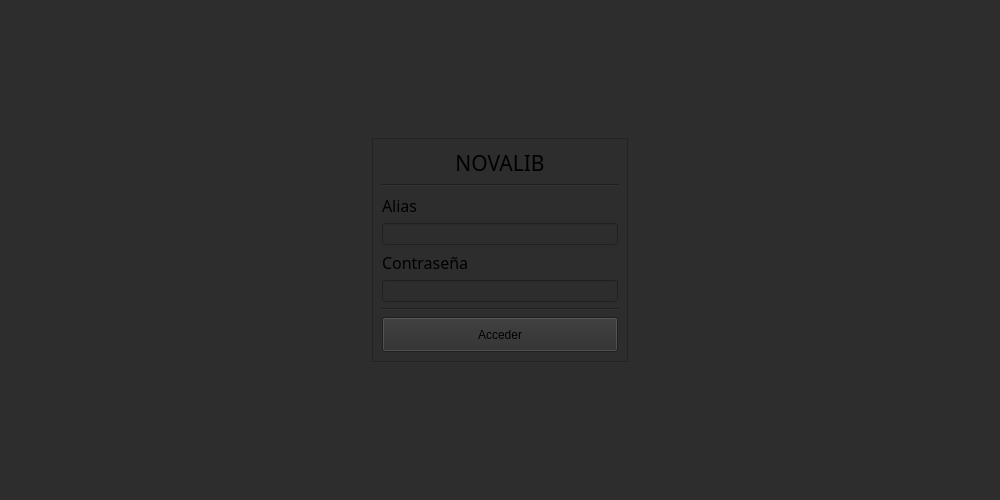
<?xml version="1.0" encoding="UTF-8"?>
<ui version="4.0">
 <class>MainWindow</class>
 <widget class="QMainWindow" name="MainWindow">
  <property name="geometry">
   <rect>
    <x>0</x>
    <y>0</y>
    <width>1000</width>
    <height>500</height>
   </rect>
  </property>
  <property name="minimumSize">
   <size>
    <width>1000</width>
    <height>500</height>
   </size>
  </property>
  <property name="windowTitle">
   <string>Novalib</string>
  </property>
  <property name="styleSheet">
   <string notr="true">background-color: rgb(45, 45, 45);</string>
  </property>
  <widget class="QWidget" name="centralwidget">
   <layout class="QVBoxLayout" name="verticalLayout">
    <item>
     <widget class="QStackedWidget" name="maincontainer_stackedwidget">
      <property name="sizePolicy">
       <sizepolicy hsizetype="Preferred" vsizetype="Preferred">
        <horstretch>0</horstretch>
        <verstretch>0</verstretch>
       </sizepolicy>
      </property>
      <property name="styleSheet">
       <string notr="true">QStackedWidget {
	border: solid 0px;
}</string>
      </property>
      <property name="frameShape">
       <enum>QFrame::StyledPanel</enum>
      </property>
      <property name="frameShadow">
       <enum>QFrame::Raised</enum>
      </property>
      <property name="currentIndex">
       <number>0</number>
      </property>
      <widget class="QWidget" name="login_page">
       <layout class="QHBoxLayout" name="horizontalLayout_3">
        <item>
         <widget class="QFrame" name="login_container">
          <property name="sizePolicy">
           <sizepolicy hsizetype="Preferred" vsizetype="Preferred">
            <horstretch>0</horstretch>
            <verstretch>0</verstretch>
           </sizepolicy>
          </property>
          <property name="maximumSize">
           <size>
            <width>256</width>
            <height>224</height>
           </size>
          </property>
          <property name="frameShape">
           <enum>QFrame::StyledPanel</enum>
          </property>
          <property name="frameShadow">
           <enum>QFrame::Raised</enum>
          </property>
          <layout class="QVBoxLayout" name="verticalLayout_5">
           <item>
            <widget class="QLabel" name="novalib_label">
             <property name="font">
              <font>
               <family>Ubuntu Condensed</family>
               <pointsize>16</pointsize>
               <weight>50</weight>
               <bold>false</bold>
              </font>
             </property>
             <property name="text">
              <string>NOVALIB</string>
             </property>
             <property name="alignment">
              <set>Qt::AlignCenter</set>
             </property>
            </widget>
           </item>
           <item>
            <widget class="Line" name="tittle_separator">
             <property name="orientation">
              <enum>Qt::Horizontal</enum>
             </property>
            </widget>
           </item>
           <item>
            <widget class="QLabel" name="alias_label">
             <property name="font">
              <font>
               <family>Ubuntu Condensed</family>
               <pointsize>12</pointsize>
              </font>
             </property>
             <property name="text">
              <string>Alias</string>
             </property>
            </widget>
           </item>
           <item>
            <widget class="QLineEdit" name="alias_lineedit">
             <property name="maxLength">
              <number>32</number>
             </property>
            </widget>
           </item>
           <item>
            <widget class="QLabel" name="contrasena_label">
             <property name="font">
              <font>
               <family>Ubuntu Condensed</family>
               <pointsize>12</pointsize>
              </font>
             </property>
             <property name="text">
              <string>Contraseña</string>
             </property>
            </widget>
           </item>
           <item>
            <widget class="QLineEdit" name="contrasena_lineedit">
             <property name="maxLength">
              <number>32</number>
             </property>
             <property name="echoMode">
              <enum>QLineEdit::Password</enum>
             </property>
            </widget>
           </item>
           <item>
            <widget class="Line" name="line">
             <property name="orientation">
              <enum>Qt::Horizontal</enum>
             </property>
            </widget>
           </item>
           <item>
            <widget class="QPushButton" name="acceder_pushbutton">
             <property name="minimumSize">
              <size>
               <width>0</width>
               <height>35</height>
              </size>
             </property>
             <property name="text">
              <string>Acceder</string>
             </property>
            </widget>
           </item>
          </layout>
         </widget>
        </item>
       </layout>
      </widget>
      <widget class="QWidget" name="mainmenu_page">
       <layout class="QHBoxLayout" name="horizontalLayout">
        <item>
         <widget class="QFrame" name="side_menu">
          <property name="frameShape">
           <enum>QFrame::StyledPanel</enum>
          </property>
          <property name="frameShadow">
           <enum>QFrame::Raised</enum>
          </property>
          <layout class="QVBoxLayout" name="verticalLayout_2">
           <property name="spacing">
            <number>0</number>
           </property>
           <property name="leftMargin">
            <number>0</number>
           </property>
           <property name="topMargin">
            <number>0</number>
           </property>
           <property name="rightMargin">
            <number>0</number>
           </property>
           <property name="bottomMargin">
            <number>0</number>
           </property>
           <item alignment="Qt::AlignTop">
            <widget class="QFrame" name="side_control">
             <property name="minimumSize">
              <size>
               <width>200</width>
               <height>0</height>
              </size>
             </property>
             <property name="maximumSize">
              <size>
               <width>200</width>
               <height>16777215</height>
              </size>
             </property>
             <property name="cursor">
              <cursorShape>PointingHandCursor</cursorShape>
             </property>
             <property name="mouseTracking">
              <bool>false</bool>
             </property>
             <property name="styleSheet">
              <string notr="true">QFrame {
	border: solid 0px;
}
</string>
             </property>
             <property name="frameShape">
              <enum>QFrame::StyledPanel</enum>
             </property>
             <property name="frameShadow">
              <enum>QFrame::Raised</enum>
             </property>
             <layout class="QVBoxLayout" name="verticalLayout_3">
              <property name="spacing">
               <number>0</number>
              </property>
              <property name="leftMargin">
               <number>0</number>
              </property>
              <property name="topMargin">
               <number>0</number>
              </property>
              <property name="rightMargin">
               <number>0</number>
              </property>
              <property name="bottomMargin">
               <number>0</number>
              </property>
              <item>
               <widget class="QPushButton" name="informacion_pushbutton">
                <property name="font">
                 <font>
                  <family>Ubuntu Condensed</family>
                  <pointsize>12</pointsize>
                 </font>
                </property>
                <property name="text">
                 <string>Información</string>
                </property>
                <property name="checkable">
                 <bool>false</bool>
                </property>
                <property name="checked">
                 <bool>false</bool>
                </property>
               </widget>
              </item>
              <item>
               <widget class="QPushButton" name="liberacion_pushbutton">
                <property name="font">
                 <font>
                  <family>Ubuntu Condensed</family>
                  <pointsize>12</pointsize>
                 </font>
                </property>
                <property name="text">
                 <string>Liberación de Lotes</string>
                </property>
                <property name="checkable">
                 <bool>false</bool>
                </property>
               </widget>
              </item>
              <item>
               <widget class="QPushButton" name="reportes_pushbutton">
                <property name="font">
                 <font>
                  <family>Ubuntu Condensed</family>
                  <pointsize>12</pointsize>
                 </font>
                </property>
                <property name="text">
                 <string>Reportes</string>
                </property>
                <property name="checkable">
                 <bool>false</bool>
                </property>
               </widget>
              </item>
              <item>
               <widget class="QPushButton" name="administracion_pushbutton">
                <property name="font">
                 <font>
                  <family>Ubuntu Condensed</family>
                  <pointsize>12</pointsize>
                 </font>
                </property>
                <property name="text">
                 <string>Administración de Datos</string>
                </property>
                <property name="checkable">
                 <bool>false</bool>
                </property>
               </widget>
              </item>
              <item>
               <widget class="QPushButton" name="ajustes_pushbutton">
                <property name="font">
                 <font>
                  <family>Ubuntu Condensed</family>
                  <pointsize>12</pointsize>
                 </font>
                </property>
                <property name="text">
                 <string>Ajustes</string>
                </property>
                <property name="checkable">
                 <bool>false</bool>
                </property>
               </widget>
              </item>
             </layout>
            </widget>
           </item>
          </layout>
         </widget>
        </item>
        <item>
         <widget class="QFrame" name="frame">
          <property name="frameShape">
           <enum>QFrame::StyledPanel</enum>
          </property>
          <property name="frameShadow">
           <enum>QFrame::Raised</enum>
          </property>
          <layout class="QVBoxLayout" name="verticalLayout_4">
           <property name="spacing">
            <number>0</number>
           </property>
           <property name="leftMargin">
            <number>0</number>
           </property>
           <property name="topMargin">
            <number>0</number>
           </property>
           <property name="rightMargin">
            <number>0</number>
           </property>
           <property name="bottomMargin">
            <number>0</number>
           </property>
           <item>
            <widget class="QFrame" name="frame_3">
             <property name="styleSheet">
              <string notr="true">QFrame {
	border: solid 0px;
}</string>
             </property>
             <property name="frameShape">
              <enum>QFrame::StyledPanel</enum>
             </property>
             <property name="frameShadow">
              <enum>QFrame::Raised</enum>
             </property>
             <layout class="QVBoxLayout" name="verticalLayout_6">
              <item>
               <widget class="QLabel" name="tittle_label">
                <property name="font">
                 <font>
                  <family>Ubuntu Condensed</family>
                  <pointsize>16</pointsize>
                 </font>
                </property>
                <property name="text">
                 <string>Información</string>
                </property>
                <property name="alignment">
                 <set>Qt::AlignCenter</set>
                </property>
               </widget>
              </item>
              <item>
               <widget class="QStackedWidget" name="pager_stackedwidget">
                <property name="sizePolicy">
                 <sizepolicy hsizetype="Expanding" vsizetype="Expanding">
                  <horstretch>0</horstretch>
                  <verstretch>0</verstretch>
                 </sizepolicy>
                </property>
                <widget class="QWidget" name="informacion_page">
                 <layout class="QHBoxLayout" name="horizontalLayout_2">
                  <item>
                   <widget class="QFrame" name="informacion_container">
                    <property name="frameShape">
                     <enum>QFrame::StyledPanel</enum>
                    </property>
                    <property name="frameShadow">
                     <enum>QFrame::Raised</enum>
                    </property>
                    <layout class="QVBoxLayout" name="verticalLayout_7">
                     <item>
                      <widget class="QLabel" name="label">
                       <property name="text">
                        <string>Información</string>
                       </property>
                       <property name="alignment">
                        <set>Qt::AlignCenter</set>
                       </property>
                      </widget>
                     </item>
                    </layout>
                   </widget>
                  </item>
                 </layout>
                </widget>
               </widget>
              </item>
             </layout>
            </widget>
           </item>
          </layout>
         </widget>
        </item>
       </layout>
      </widget>
     </widget>
    </item>
   </layout>
  </widget>
 </widget>
 <resources/>
 <connections/>
</ui>
